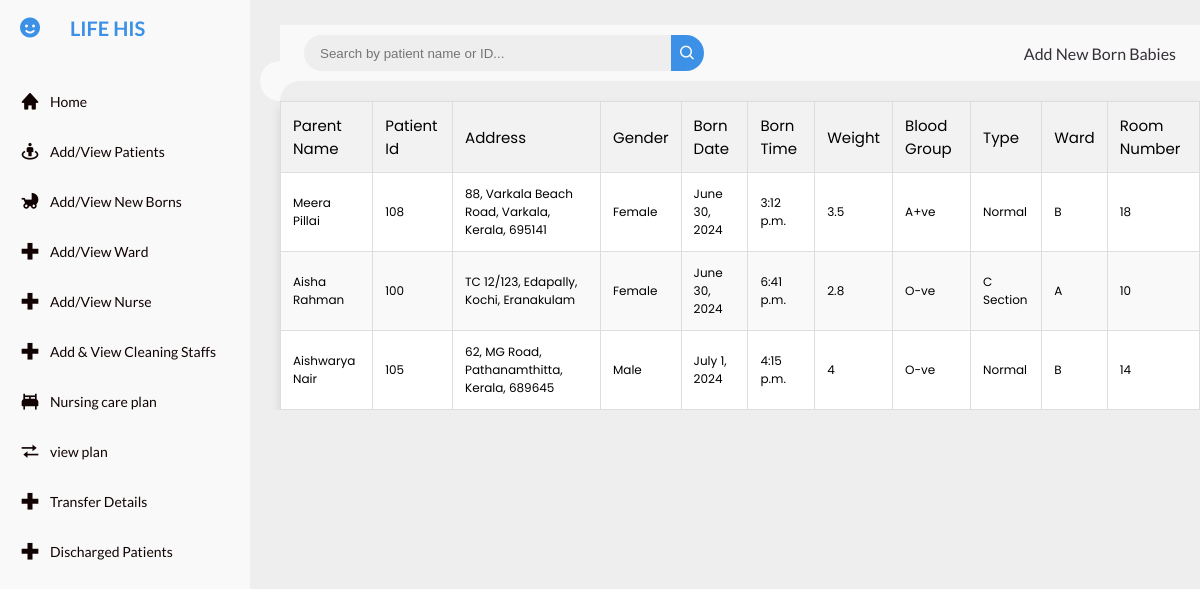
The app's page /viewnewborn/ with its own data.
### hme/models.py (models this page shows, shortened)
class Newborn(models.Model):
    name = models.ForeignKey(Inpatients, on_delete=models.CASCADE)
    gender = models.CharField(max_length=6)
    date = models.DateField(default=timezone.now)
    time = models.TimeField()
    ampm=models.CharField(max_length=4,default='AM')
    weight = models.CharField(max_length=6)
    blood = models.CharField(max_length=4)
    type = models.CharField(max_length=15)

class Inpatients(models.Model):
    patientid = models.CharField(max_length=5, primary_key=True)
    name = models.CharField(max_length=60)
    phn = models.CharField(max_length=10)
    address = models.TextField()
    gender = models.CharField(max_length=10)
    age = models.CharField(max_length=3)
    doct = models.ForeignKey(Doctor, on_delete=models.CASCADE)
    admsndate = models.DateField()
    roomno = models.ForeignKey(Ward, on_delete=models.CASCADE, null=True, blank=True)
    bystander = models.CharField(max_length=40)
    status = models.CharField(max_length=20, default='Active')

class Ward(models.Model):
    ward = models.CharField(max_length=2)
    roomno = models.CharField(max_length=4, unique=True)
    roomtype = models.CharField(max_length=15)

### hme/views.py (the view)
# urls.py: path('viewnewborn/',views.viewnewborn,name='viewnewborn'),
def viewnewborn(request):
    query = request.POST.get('value', '')
    if query:
        newborns = Newborn.objects.select_related('name', 'name__roomno').filter(Q(name__name__icontains=query) | Q(name__patientid__icontains=query))
    else:
        newborns = Newborn.objects.select_related('name', 'name__roomno').all()
    return render(request, 'viewnewborn.html', {'newborns': newborns})

### templates/viewnewborn.html (shortened to what this page needs)
{% extends 'base.html' %}
{% block content %}
<nav>
    <form method="post" action="{% url 'viewnewborn' %}">
        <div class="form-input">
            <input type="text" name="value" id="search" placeholder="Search by patient name or ID...">
            <button type="submit" class="search-btn"><i class='bx bx-search'></i></button>
        </div>
    </form>
    <a href="{% url 'newborndetails' %}" class="nav-link">Add New Born Babies</a>
</nav>
<table>
    <thead>
        <tr>
            <th>Parent Name</th>
            <th>Patient Id</th>
            <th>Address</th>
            <th>Gender</th>
            <th>Born Date</th>
            <th>Born Time</th>
            <th>Weight</th>
            <th>Blood Group</th>
            <th>Type</th>
            <th>Ward</th>
            <th>Room Number</th>
        </tr>
    </thead>
    <tbody>
        {% for newborn in newborns %}
        <tr>
            <td>{{ newborn.name.name }}</td>
            <td>{{ newborn.name.patientid }}</td>
            <td>{{ newborn.name.address }}</td>
            <td>{{ newborn.gender }}</td>
            <td>{{ newborn.date }}</td>
            <td>{{ newborn.time }}</td>
            <td>{{ newborn.weight }}</td>
            <td>{{ newborn.blood }}</td>
            <td>{{ newborn.type }}</td>
            <td>{{ newborn.name.roomno.ward }}</td>
            <td>{{ newborn.name.roomno.roomno }}</td>
        </tr>
        {% empty %}
        <tr>
            <td colspan="11">No newborn records found.</td>
        </tr>
        {% endfor %}
    </tbody>
</table>
{% endblock %}

### templates/base.html (style rules this page uses)
* { margin: 0; padding: 0; box-sizing: border-box; }
a { text-decoration: none; }
:root { --poppins: 'Poppins', sans-serif; --lato: 'Lato', sans-serif; --light: #F9F9F9; --blue: #3C91E6; --light-blue: #CFE8FF; --grey: #eee; --dark-grey: #AAAAAA; --dark: #342E37; --red: #DB504A; --yellow: #FFCE26; --light-yellow: #FFF2C6; --orange: #FD7238; --light-orange: #FFE0D3; }
html { overflow-x: hidden; }
body { background: var(--grey); overflow-x: hidden; }
#content nav { height: 56px; background: var(--light); padding: 0 24px; display: flex; align-items: center; grid-gap: 24px; font-family: var(--lato); position: sticky; top: 0; left: 0; z-index: 1000; }
#content nav::before { content: ''; position: absolute; width: 40px; height: 40px; bottom: -40px; left: 0; border-radius: 50%; box-shadow: -20px -20px 0 var(--light); }
#content nav a { color: var(--dark); }
#content nav .nav-link { font-size: 16px; transition: .3s ease; }
#content nav form { max-width: 400px; width: 100%; margin-right: auto; }
#content nav form .form-input { display: flex; align-items: center; height: 36px; }
#content nav form .form-input input { flex-grow: 1; padding: 0 16px; height: 100%; border: none; background: var(--grey); border-radius: 36px 0 0 36px; outline: none; width: 100%; color: var(--dark); }
#content nav form .form-input button { width: 36px; height: 100%; display: flex; justify-content: center; align-items: center; background: var(--blue); color: var(--light); font-size: 18px; border: none; outline: none; border-radius: 0 36px 36px 0; cursor: pointer; }

### templates/viewnewborn.html (style rules this page uses)
body { font-family: 'Poppins', sans-serif; }
table { width: 100%; border-collapse: collapse; margin-top: 20px; background-color: #fff; box-shadow: 0 5px 10px rgba(0, 0, 0, 0.1); }
th, td { border: 1px solid #ddd; padding: 12px; text-align: left; }
th { background-color: #f2f2f2; font-size: 15px; font-weight: 400; }
tr:nth-child(even) { background-color: #f9f9f9; }
td { font-size: 12px; }
nav { height: 56px; background: #fbfcfe; padding: 0 24px; display: flex; align-items: center; grid-gap: 24px; font-family: 'Poppins', sans-serif; position: sticky; top: 0; left: 0; z-index: 1000; }
nav::before { content: ''; position: absolute; width: 40px; height: 40px; bottom: -40px; left: 0; border-radius: 50%; box-shadow: -20px -20px 0 #fbfcfe; }
nav a { color: #333; }
nav .nav-link { font-size: 16px; transition: .3s ease; }
nav form { max-width: 400px; width: 100%; margin-right: auto; }
nav form .form-input { display: flex; align-items: center; height: 36px; }
nav form .form-input input { flex-grow: 1; padding: 0 16px; height: 100%; border: none; background: #f2f2f2; border-radius: 36px 0 0 36px; outline: none; width: 100%; color: #333; }
nav form .form-input button { width: 36px; height: 100%; display: flex; justify-content: center; align-items: center; background: #4070f4; color: #fff; font-size: 18px; border: none; outline: none; border-radius: 0 36px 36px 0; cursor: pointer; }

### records on screen
Newborn: name.name "Meera Pillai", name.patientid "108", name.address "88, Varkala Beach Road, Varkala, Kerala, 695141", gender "Female", date "June 30, 2024", time "3:12 p.m.", weight "3.5", blood "A+ve", type "Normal", name.roomno.ward "B", name.roomno.roomno "18"
Newborn: name.name "Aisha Rahman", name.patientid "100", name.address "TC 12/123, Edapally, Kochi, Eranakulam", gender "Female", date "June 30, 2024", time "6:41 p.m.", weight "2.8", blood "O-ve", type "C Section", name.roomno.ward "A", name.roomno.roomno "10"
Newborn: name.name "Aishwarya Nair", name.patientid "105", name.address "62, MG Road, Pathanamthitta, Kerala, 689645", gender "Male", date "July 1, 2024", time "4:15 p.m.", weight "4", blood "O-ve", type "Normal", name.roomno.ward "B", name.roomno.roomno "14"
